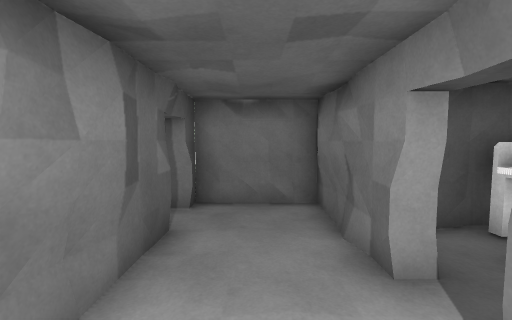
View 1 (above)

22 first-person views from a walk through a Unity game level. The camera is 1.5 m above the floor, tilts 4° down and sees 90° across. The floor is counted in squares, 1 m on a side. Each view is taken from the middle of a square. On the plan, view 1 faces up. The plan holds only what a view shows up to about 13 squares ahead; the rest is blank. The place goes on beyond the plan. The player character is not drawn.

View 2
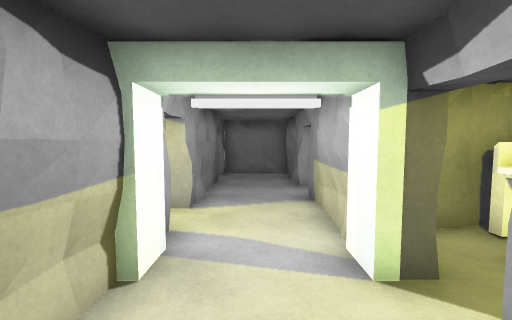

View 3
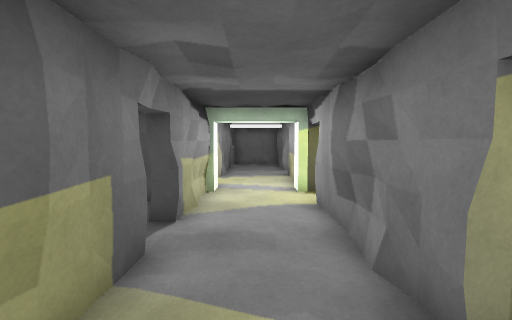

View 4
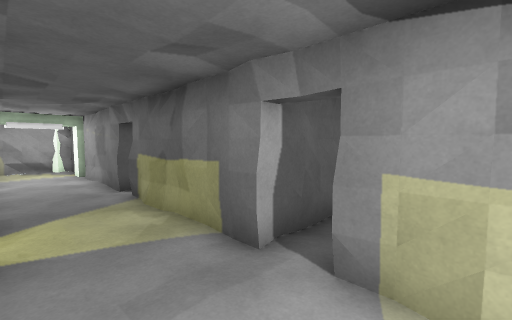

View 5
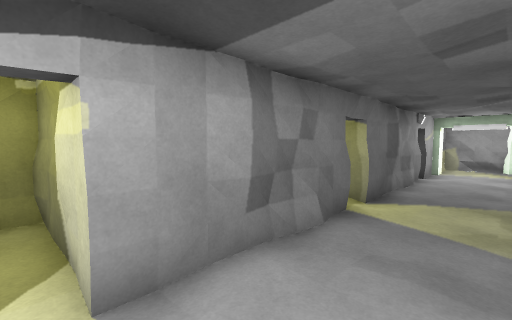

View 6
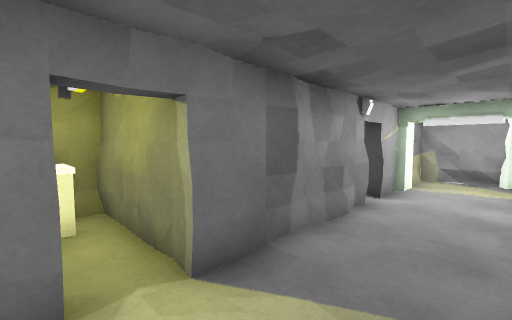

View 7
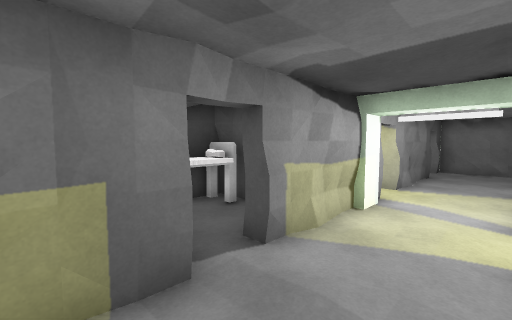

View 8
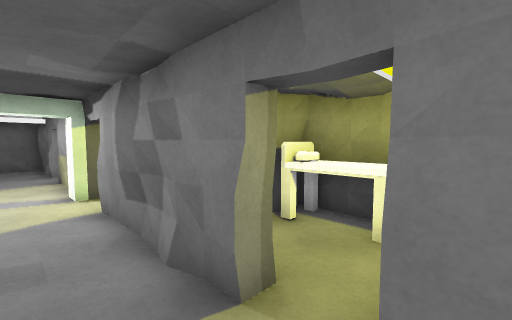

View 9
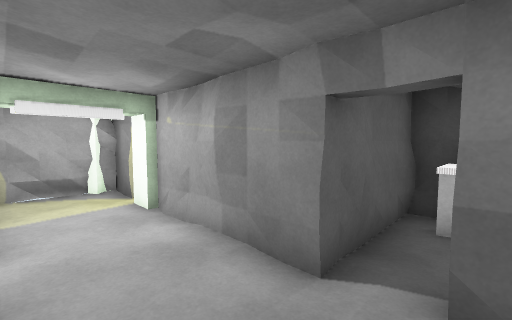

View 10
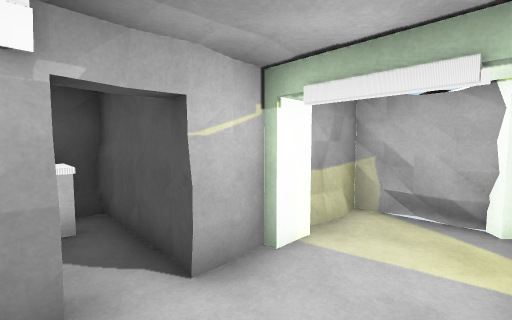

View 11
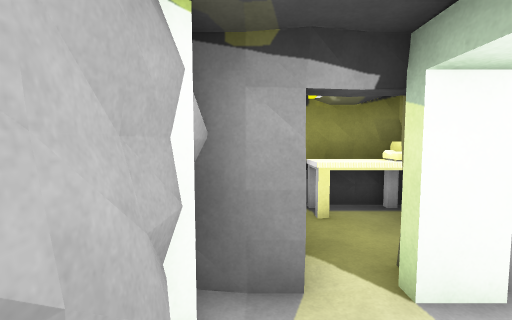

View 12
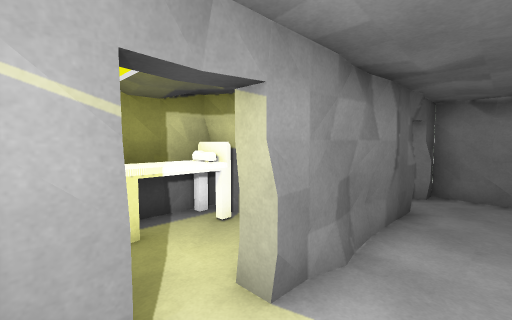

View 13
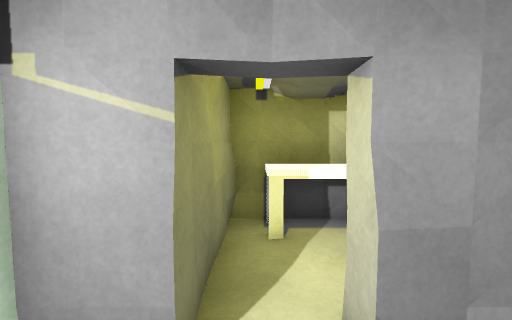

View 14
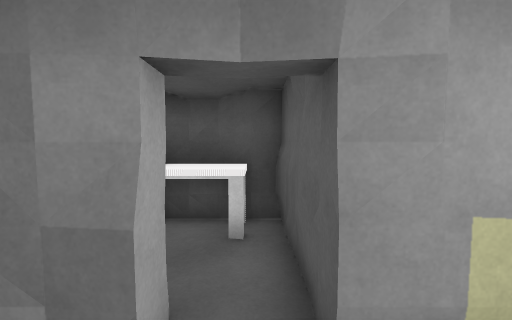

View 15
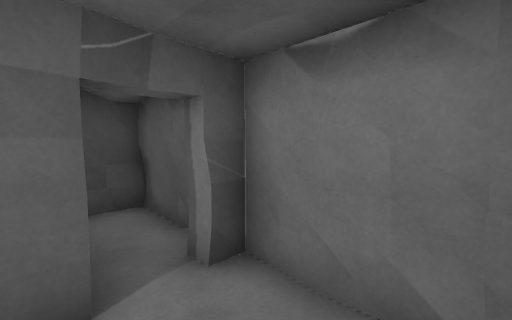

View 16
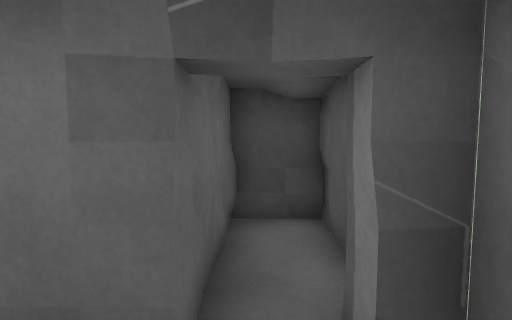

View 17
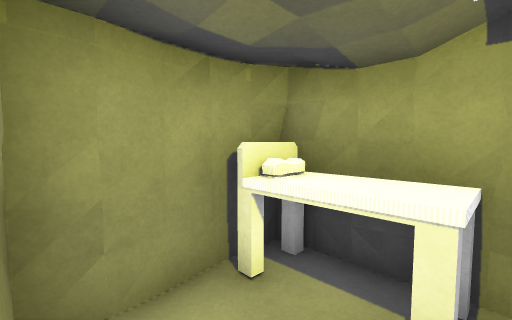

View 18
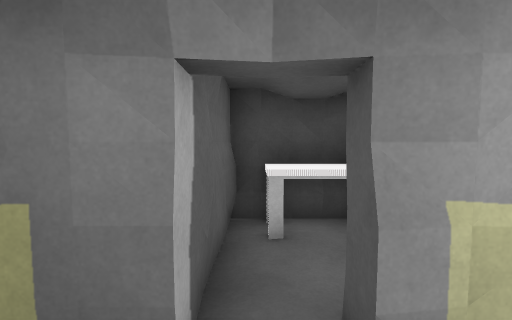

View 19
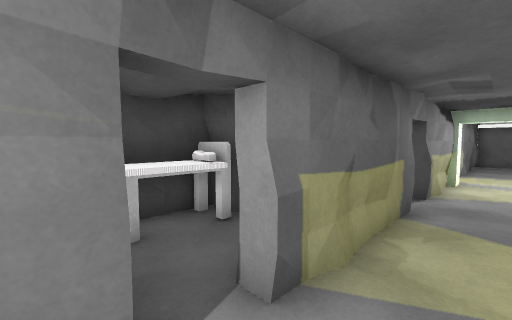

View 20
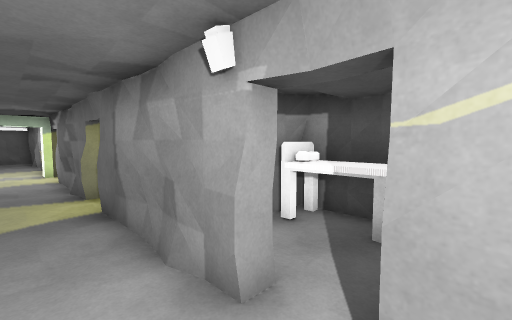

View 21
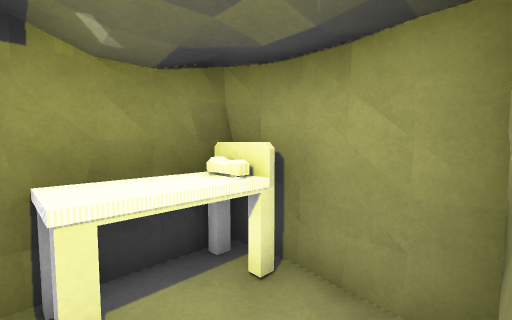

View 22
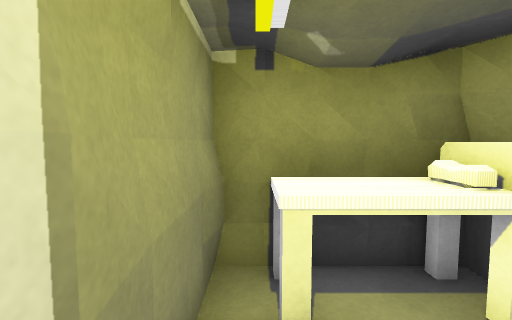

### Floor plan
Key: @ floor where view 1 was taken; # wall or solid block; . floor; B bed; A arch.
Columns run from 5 left of view 1 to 5 right of it. Each row starts with its distance up from view 1.
  7 ######
  6 #.##.###
  5 #......####
  4 ####...#.B#
  3    #...#.B#
  2 ####.....B#
  1 #B.#...####
  0 #B.#.@.#
 -1 #B.....####
 -2 ####...#.B#
 -3    A...#.B#
 -4 ####.....B#
 -5 #B.#...####
 -6 #B.#...#
 -7 #B.....####
 -8 ####...#.B#
 -9    #...#.B#
-10 ####.....B#
-11 #B.#...####
-12 #B.#...#
-13 #B.....####
-14 ####...#.B#
-15    #...#.B#
-16 ####.....B#
-17 #B.#...####
-18 #B.#...A
-19 #B.....#
-20 ####...#
-21    #A###

Positions as (right, up) in squares from view 1, and headings:
1: (0, 0), facing up
2: (0, -6), facing up
3: (0, -11), facing up
4: (1, -5), facing down-left
5: (-1, -4), facing down-right
6: (-1, -9), facing down-right
7: (1, -9), facing up-left
8: (0, -11), facing up-right
9: (1, -12), facing down-left
10: (-1, -15), facing down-right
11: (1, -20), facing left
12: (0, -2), facing up-left
13: (0, -1), facing left
14: (0, 2), facing right
15: (1, 4), facing up-left
16: (0, 5), facing left
17: (2, -4), facing up-right
18: (0, -7), facing left
19: (0, -14), facing up-left
20: (0, -17), facing up-right
21: (-2, -19), facing up-left
22: (-2, -19), facing left
